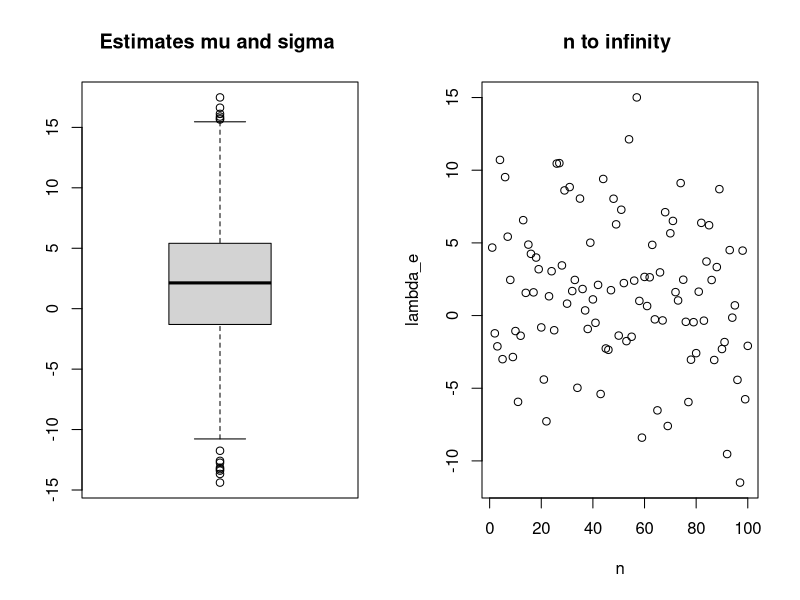

This chart was generated by the following R code:
## Draw a random sample of size n 
n<-100
## from a poisson distribution with parameter lambda
#lambda<-4 
#rs <- rpois(n, lambda)

## from a normal distribution with parameters mu and sigma
 mu<-2
 sigma<-5
 rs <- rnorm(n,mu,sigma)

## Estimate of the of the mean
lambda_e<-rs[1]
lambda_e

# Show that the estimate is unbiased by running simulations
# looking at the box plot
numsim <- 2000
lambda_e_sims<- rep(0,numsim)

for (i in 1:numsim){
  rs <- rnorm(n,mu,sigma)
  lambda_e_sims[i]<-rs[1]
}
par(mfrow=c(1,2))
boxplot(lambda_e_sims, names=c("lambda_e"))
title("Estimates mu and sigma ")

# Explore consistency by creating a sequence of estimates
# We do this by taking larger and larger randome sample sizes
n<-100
lambda_e_n<- rep(0,n)
for (i in 1:n){
  rs <- rnorm(i,mu,sigma)
  lambda_e_n[i]<-rs[1]
}

plot(1:n,lambda_e_n, xlab='n',ylab='lambda_e')
title("n to infinity ")
